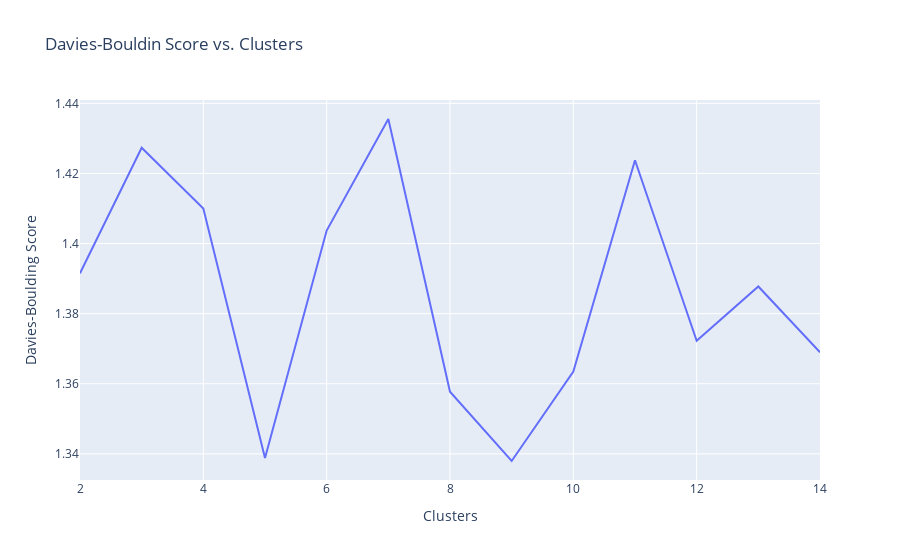

Write notebook code for a chart like this one.
### Code cell
px.line(x=num_clusters,y=davies, title='Davies-Bouldin Score vs. Clusters', labels={'x': 'Clusters', 'y': 'Davies-Boulding Score'})

### Figure 1 — Plotly figure (JSON) as saved in the notebook; plotly's stock layout.template omitted (floating-point values rounded to 4 significant figures)
{"data": [{"hovertemplate": "Clusters=%{x}<br>Davies-Boulding Score=%{y}<extra></extra>", "legendgroup": "", "line": {"color": "#636efa", "dash": "solid"}, "marker": {"symbol": "circle"}, "mode": "lines", "name": "", "orientation": "v", "showlegend": false, "type": "scatter", "x": [2, 3, 4, 5, 6, 7, 8, 9, 10, 11, 12, 13, 14], "xaxis": "x", "y": [1.391, 1.427, 1.41, 1.339, 1.404, 1.436, 1.358, 1.338, 1.363, 1.424, 1.372, 1.388, 1.369], "yaxis": "y"}], "layout": {"legend": {"tracegroupgap": 0}, "title": {"text": "Davies-Bouldin Score vs. Clusters"}, "xaxis": {"anchor": "y", "domain": [0, 1], "title": {"text": "Clusters"}}, "yaxis": {"anchor": "x", "domain": [0, 1], "title": {"text": "Davies-Boulding Score"}}}}
